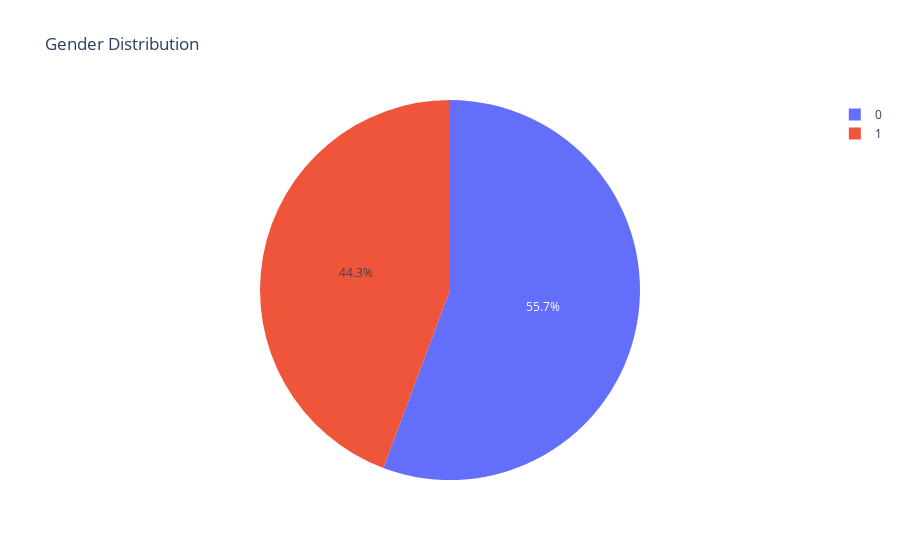

Write notebook code for a chart like this one.
### Markdown cell above
# Analysis of the Data

### Code cell
plt = px.pie(df_cleaned, names='sex', title='Gender Distribution')
plt.show()

### Figure 1 — Plotly figure (JSON) as saved in the notebook; plotly's stock layout.template omitted (floating-point values rounded to 4 significant figures; data arrays with more than 128 entries replaced by an {"elided": "..."} marker saying what was removed)
{"data": [{"domain": {"x": [0, 1], "y": [0, 1]}, "hovertemplate": "sex=%{label}<extra></extra>", "labels": {"elided": "3637 int values"}, "legendgroup": "", "name": "", "showlegend": true, "type": "pie"}], "layout": {"legend": {"tracegroupgap": 0}, "title": {"text": "Gender Distribution"}}}
